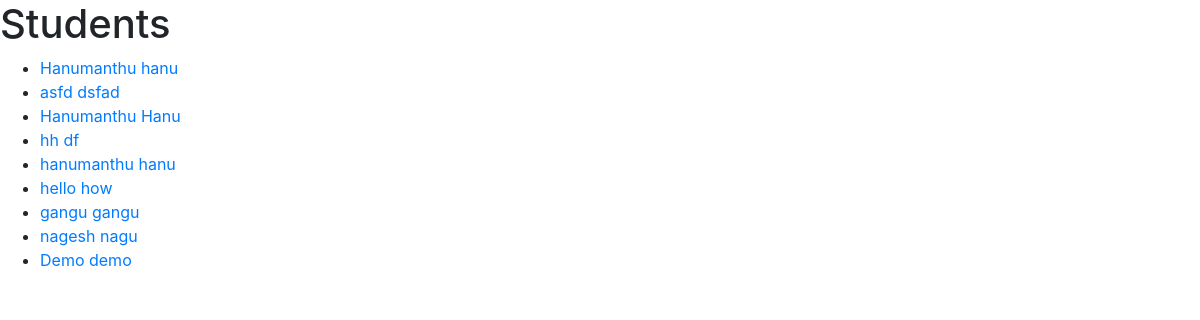
The page /students/ on the database its author committed.
### student_course_registration_app/models.py (models this page shows, shortened)
class Student(models.Model):
    first_name = models.CharField(max_length=255, default='')
    last_name = models.CharField(max_length=255, default='')
    email = models.EmailField(unique=True, default='')
    courses = models.ManyToManyField(Course, related_name='students', blank=True)
    project = models.ManyToManyField('Project', related_name='students', blank=True)

### student_course_registration_app/views.py (the view)
# urls.py: path('students/', views.StudentListView.as_view(), name='student_list_all'),
class StudentListView(ListView):
    model = Student
    template_name = 'registration/stu_list.html'
    context_object_name = 'students'

### student_course_registration_app/templates/registration/stu_list.html
{% extends 'base.html' %}
{% block content %}
  <h1>Students</h1>
  <ul>
    {% for student in students %}
      <li>
        <a href="{% url 'student_detail' student.pk %}">{{ student.first_name }} {{ student.last_name }}</a>
      </li>
    {% endfor %}
  </ul>
{% endblock %}

### rows shown on the page
Student: first_name "Hanumanthu", last_name "hanu"
Student: first_name "asfd", last_name "dsfad"
Student: first_name "Hanumanthu", last_name "Hanu"
Student: first_name "hh", last_name "df"
Student: first_name "hanumanthu", last_name "hanu"
Student: first_name "hello", last_name "how"
Student: first_name "gangu", last_name "gangu"
Student: first_name "nagesh", last_name "nagu"
Student: first_name "Demo", last_name "demo"
